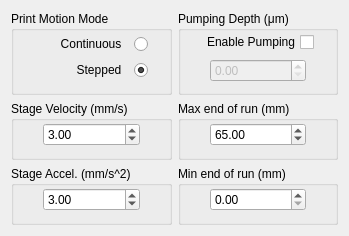
     <widget class="QWidget" name="StageControl">
      <property name="geometry">
       <rect>
        <x>0</x>
        <y>0</y>
        <width>349</width>
        <height>236</height>
       </rect>
      </property>
      <attribute name="label">
       <string>                         Stage Control</string>
      </attribute>
      <layout class="QGridLayout" name="gridLayout_9">
       <item row="0" column="0">
        <layout class="QGridLayout" name="gridLayout_3" rowstretch="10,7,7" columnstretch="1,1">
         <item row="2" column="1">
          <widget class="QGroupBox" name="MinEndOfRunBox">
           <property name="title">
            <string>Min end of run (mm)</string>
           </property>
           <layout class="QGridLayout" name="gridLayout_24" columnstretch="1,4,1">
            <property name="leftMargin">
             <number>5</number>
            </property>
            <property name="topMargin">
             <number>0</number>
            </property>
            <property name="rightMargin">
             <number>5</number>
            </property>
            <item row="0" column="1">
             <widget class="QDoubleSpinBox" name="MinEndOfRunParam">
              <property name="sizePolicy">
               <sizepolicy hsizetype="Minimum" vsizetype="Fixed">
                <horstretch>0</horstretch>
                <verstretch>0</verstretch>
               </sizepolicy>
              </property>
             </widget>
            </item>
            <item row="0" column="0">
             <spacer name="horizontalSpacer_23">
              <property name="orientation">
               <enum>Qt::Horizontal</enum>
              </property>
              <property name="sizeHint" stdset="0">
               <size>
                <width>40</width>
                <height>20</height>
               </size>
              </property>
             </spacer>
            </item>
            <item row="0" column="2">
             <spacer name="horizontalSpacer_24">
              <property name="orientation">
               <enum>Qt::Horizontal</enum>
              </property>
              <property name="sizeHint" stdset="0">
               <size>
                <width>40</width>
                <height>20</height>
               </size>
              </property>
             </spacer>
            </item>
           </layout>
          </widget>
         </item>
         <item row="2" column="0">
          <widget class="QGroupBox" name="StageAccelerationBox">
           <property name="title">
            <string>Stage Accel. (mm/s^2)</string>
           </property>
           <layout class="QGridLayout" name="gridLayout_25" columnstretch="1,4,1">
            <property name="leftMargin">
             <number>5</number>
            </property>
            <property name="topMargin">
             <number>0</number>
            </property>
            <property name="rightMargin">
             <number>5</number>
            </property>
            <item row="0" column="0">
             <spacer name="horizontalSpacer_17">
              <property name="orientation">
               <enum>Qt::Horizontal</enum>
              </property>
              <property name="sizeHint" stdset="0">
               <size>
                <width>40</width>
                <height>20</height>
               </size>
              </property>
             </spacer>
            </item>
            <item row="0" column="1">
             <widget class="QDoubleSpinBox" name="StageAccelParam">
              <property name="sizePolicy">
               <sizepolicy hsizetype="Minimum" vsizetype="Fixed">
                <horstretch>0</horstretch>
                <verstretch>0</verstretch>
               </sizepolicy>
              </property>
              <property name="value">
               <double>3.000000000000000</double>
              </property>
             </widget>
            </item>
            <item row="0" column="2">
             <spacer name="horizontalSpacer_18">
              <property name="orientation">
               <enum>Qt::Horizontal</enum>
              </property>
              <property name="sizeHint" stdset="0">
               <size>
                <width>40</width>
                <height>20</height>
               </size>
              </property>
             </spacer>
            </item>
           </layout>
          </widget>
         </item>
         <item row="1" column="0">
          <widget class="QGroupBox" name="StageVelocityBox">
           <property name="title">
            <string>Stage Velocity (mm/s)</string>
           </property>
           <layout class="QGridLayout" name="gridLayout_22" columnstretch="1,4,1">
            <property name="leftMargin">
             <number>5</number>
            </property>
            <property name="topMargin">
             <number>0</number>
            </property>
            <property name="rightMargin">
             <number>5</number>
            </property>
            <item row="0" column="1">
             <widget class="QDoubleSpinBox" name="StageVelocityParam">
              <property name="sizePolicy">
               <sizepolicy hsizetype="Minimum" vsizetype="Fixed">
                <horstretch>0</horstretch>
                <verstretch>0</verstretch>
               </sizepolicy>
              </property>
              <property name="value">
               <double>3.000000000000000</double>
              </property>
             </widget>
            </item>
            <item row="0" column="2">
             <spacer name="horizontalSpacer_19">
              <property name="orientation">
               <enum>Qt::Horizontal</enum>
              </property>
              <property name="sizeHint" stdset="0">
               <size>
                <width>40</width>
                <height>20</height>
               </size>
              </property>
             </spacer>
            </item>
            <item row="0" column="0">
             <spacer name="horizontalSpacer_20">
              <property name="orientation">
               <enum>Qt::Horizontal</enum>
              </property>
              <property name="sizeHint" stdset="0">
               <size>
                <width>40</width>
                <height>20</height>
               </size>
              </property>
             </spacer>
            </item>
           </layout>
          </widget>
         </item>
         <item row="1" column="1">
          <widget class="QGroupBox" name="MaxEndOfRunBox">
           <property name="enabled">
            <bool>true</bool>
           </property>
           <property name="title">
            <string>Max end of run (mm)</string>
           </property>
           <layout class="QGridLayout" name="gridLayout_23" columnstretch="1,4,1">
            <property name="leftMargin">
             <number>5</number>
            </property>
            <property name="topMargin">
             <number>0</number>
            </property>
            <property name="rightMargin">
             <number>5</number>
            </property>
            <item row="0" column="0">
             <spacer name="horizontalSpacer_21">
              <property name="orientation">
               <enum>Qt::Horizontal</enum>
              </property>
              <property name="sizeHint" stdset="0">
               <size>
                <width>40</width>
                <height>20</height>
               </size>
              </property>
             </spacer>
            </item>
            <item row="0" column="1">
             <widget class="QDoubleSpinBox" name="MaxEndOfRunParam">
              <property name="sizePolicy">
               <sizepolicy hsizetype="Minimum" vsizetype="Fixed">
                <horstretch>0</horstretch>
                <verstretch>0</verstretch>
               </sizepolicy>
              </property>
              <property name="value">
               <double>65.000000000000000</double>
              </property>
             </widget>
            </item>
            <item row="0" column="2">
             <spacer name="horizontalSpacer_22">
              <property name="orientation">
               <enum>Qt::Horizontal</enum>
              </property>
              <property name="sizeHint" stdset="0">
               <size>
                <width>40</width>
                <height>20</height>
               </size>
              </property>
             </spacer>
            </item>
           </layout>
          </widget>
         </item>
         <item row="0" column="0">
          <widget class="QGroupBox" name="MotionModeBox">
           <property name="title">
            <string>Print Motion Mode</string>
           </property>
           <layout class="QGridLayout" name="gridLayout_21" columnstretch="8,1">
            <property name="leftMargin">
             <number>5</number>
            </property>
            <property name="topMargin">
             <number>0</number>
            </property>
            <property name="rightMargin">
             <number>5</number>
            </property>
            <property name="verticalSpacing">
             <number>3</number>
            </property>
            <item row="1" column="0">
             <widget class="QRadioButton" name="SteppedMotionButton">
              <property name="layoutDirection">
               <enum>Qt::RightToLeft</enum>
              </property>
              <property name="styleSheet">
               <string notr="true">font: 9pt &quot;MS Shell Dlg 2&quot;;</string>
              </property>
              <property name="text">
               <string>Stepped  </string>
              </property>
              <property name="iconSize">
               <size>
                <width>40</width>
                <height>40</height>
               </size>
              </property>
              <property name="checked">
               <bool>true</bool>
              </property>
             </widget>
            </item>
            <item row="0" column="0">
             <widget class="QRadioButton" name="ContinuousMotionButton">
              <property name="layoutDirection">
               <enum>Qt::RightToLeft</enum>
              </property>
              <property name="styleSheet">
               <string notr="true">font: 9pt &quot;MS Shell Dlg 2&quot;;</string>
              </property>
              <property name="text">
               <string>Continuous  </string>
              </property>
              <property name="iconSize">
               <size>
                <width>40</width>
                <height>40</height>
               </size>
              </property>
              <property name="checked">
               <bool>false</bool>
              </property>
             </widget>
            </item>
            <item row="0" column="1">
             <spacer name="horizontalSpacer_15">
              <property name="orientation">
               <enum>Qt::Horizontal</enum>
              </property>
              <property name="sizeHint" stdset="0">
               <size>
                <width>40</width>
                <height>20</height>
               </size>
              </property>
             </spacer>
            </item>
            <item row="1" column="1">
             <spacer name="horizontalSpacer_16">
              <property name="orientation">
               <enum>Qt::Horizontal</enum>
              </property>
              <property name="sizeHint" stdset="0">
               <size>
                <width>40</width>
                <height>20</height>
               </size>
              </property>
             </spacer>
            </item>
           </layout>
          </widget>
         </item>
         <item row="0" column="1">
          <widget class="QGroupBox" name="PumpingBox">
           <property name="title">
            <string>Pumping Depth (μm)</string>
           </property>
           <layout class="QGridLayout" name="gridLayout_20" rowstretch="3,0,0">
            <property name="leftMargin">
             <number>5</number>
            </property>
            <property name="topMargin">
             <number>0</number>
            </property>
            <property name="rightMargin">
             <number>5</number>
            </property>
            <item row="0" column="1">
             <widget class="QCheckBox" name="pumpingCheckBox">
              <property name="layoutDirection">
               <enum>Qt::RightToLeft</enum>
              </property>
              <property name="styleSheet">
               <string notr="true">font: 8pt &quot;MS Shell Dlg 2&quot;;</string>
              </property>
              <property name="text">
               <string>Enable Pumping</string>
              </property>
             </widget>
            </item>
            <item row="0" column="2">
             <spacer name="horizontalSpacer_25">
              <property name="orientation">
               <enum>Qt::Horizontal</enum>
              </property>
              <property name="sizeHint" stdset="0">
               <size>
                <width>40</width>
                <height>20</height>
               </size>
              </property>
             </spacer>
            </item>
            <item row="0" column="0">
             <spacer name="horizontalSpacer_26">
              <property name="orientation">
               <enum>Qt::Horizontal</enum>
              </property>
              <property name="sizeHint" stdset="0">
               <size>
                <width>40</width>
                <height>20</height>
               </size>
              </property>
             </spacer>
            </item>
            <item row="2" column="0" colspan="3">
             <layout class="QHBoxLayout" name="horizontalLayout_2" stretch="1,4,1">
              <item>
               <spacer name="horizontalSpacer_13">
                <property name="orientation">
                 <enum>Qt::Horizontal</enum>
                </property>
                <property name="sizeHint" stdset="0">
                 <size>
                  <width>40</width>
                  <height>20</height>
                 </size>
                </property>
               </spacer>
              </item>
              <item>
               <widget class="QDoubleSpinBox" name="pumpingParameter">
                <property name="enabled">
                 <bool>false</bool>
                </property>
                <property name="maximum">
                 <double>5000.000000000000000</double>
                </property>
               </widget>
              </item>
              <item>
               <spacer name="horizontalSpacer_14">
                <property name="orientation">
                 <enum>Qt::Horizontal</enum>
                </property>
                <property name="sizeHint" stdset="0">
                 <size>
                  <width>40</width>
                  <height>20</height>
                 </size>
                </property>
               </spacer>
              </item>
             </layout>
            </item>
           </layout>
          </widget>
         </item>
        </layout>
       </item>
      </layout>
     </widget>
